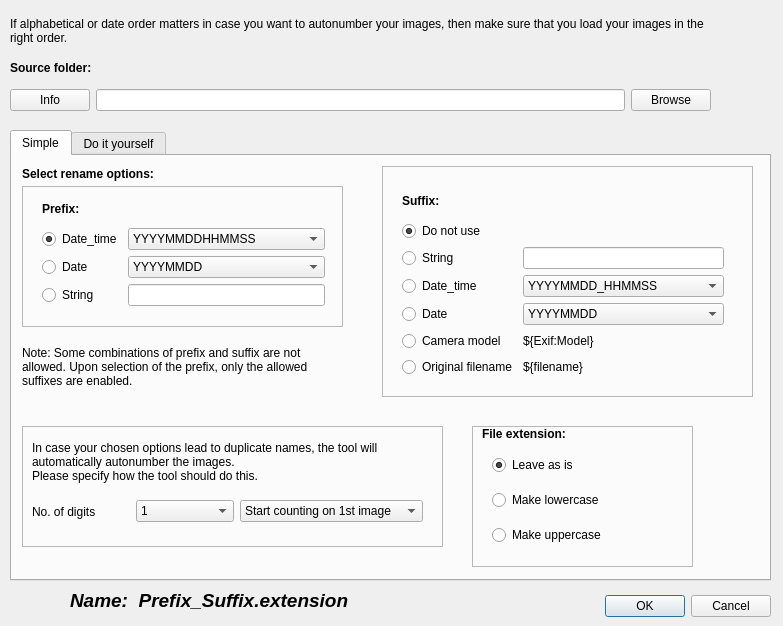
<?xml version="1.0" encoding="UTF-8"?>
<ui version="4.0">
 <class>Dialog_rename_files</class>
 <widget class="QDialog" name="Dialog_rename_files">
  <property name="geometry">
   <rect>
    <x>0</x>
    <y>0</y>
    <width>783</width>
    <height>626</height>
   </rect>
  </property>
  <property name="windowTitle">
   <string>Rename photos</string>
  </property>
  <widget class="QDialogButtonBox" name="buttonBox">
   <property name="geometry">
    <rect>
     <x>440</x>
     <y>590</y>
     <width>331</width>
     <height>32</height>
    </rect>
   </property>
   <property name="orientation">
    <enum>Qt::Horizontal</enum>
   </property>
   <property name="standardButtons">
    <set>QDialogButtonBox::Cancel|QDialogButtonBox::Ok</set>
   </property>
  </widget>
  <widget class="QLabel" name="label">
   <property name="geometry">
    <rect>
     <x>10</x>
     <y>10</y>
     <width>721</width>
     <height>41</height>
    </rect>
   </property>
   <property name="text">
    <string>If alphabetical or date order matters in case you want to autonumber your images, then make sure that you load your images in the right order.</string>
   </property>
   <property name="wordWrap">
    <bool>true</bool>
   </property>
  </widget>
  <widget class="QLabel" name="label_5">
   <property name="geometry">
    <rect>
     <x>70</x>
     <y>580</y>
     <width>441</width>
     <height>41</height>
    </rect>
   </property>
   <property name="font">
    <font>
     <pointsize>14</pointsize>
     <weight>75</weight>
     <italic>true</italic>
     <bold>true</bold>
    </font>
   </property>
   <property name="text">
    <string>Name:  Prefix_Suffix.extension</string>
   </property>
  </widget>
  <widget class="QTabWidget" name="tabWidget">
   <property name="geometry">
    <rect>
     <x>10</x>
     <y>130</y>
     <width>761</width>
     <height>451</height>
    </rect>
   </property>
   <property name="currentIndex">
    <number>0</number>
   </property>
   <widget class="QWidget" name="simple">
    <attribute name="title">
     <string>Simple</string>
    </attribute>
    <widget class="QFrame" name="frame">
     <property name="geometry">
      <rect>
       <x>460</x>
       <y>270</y>
       <width>221</width>
       <height>141</height>
      </rect>
     </property>
     <property name="frameShape">
      <enum>QFrame::StyledPanel</enum>
     </property>
     <property name="frameShadow">
      <enum>QFrame::Raised</enum>
     </property>
     <property name="lineWidth">
      <number>2</number>
     </property>
     <widget class="QLabel" name="label_2">
      <property name="geometry">
       <rect>
        <x>10</x>
        <y>0</y>
        <width>151</width>
        <height>16</height>
       </rect>
      </property>
      <property name="font">
       <font>
        <weight>75</weight>
        <bold>true</bold>
       </font>
      </property>
      <property name="text">
       <string>File extension:</string>
      </property>
     </widget>
     <widget class="QWidget" name="verticalLayoutWidget">
      <property name="geometry">
       <rect>
        <x>10</x>
        <y>20</y>
        <width>191</width>
        <height>111</height>
       </rect>
      </property>
      <layout class="QVBoxLayout" name="verticalLayout">
       <property name="leftMargin">
        <number>10</number>
       </property>
       <item>
        <widget class="QRadioButton" name="radioButton_fileext_asis">
         <property name="text">
          <string>Leave as is</string>
         </property>
         <property name="checked">
          <bool>true</bool>
         </property>
        </widget>
       </item>
       <item>
        <widget class="QRadioButton" name="radioButton_fileext_tolower">
         <property name="text">
          <string>Make lowercase</string>
         </property>
        </widget>
       </item>
       <item>
        <widget class="QRadioButton" name="radioButton_fileext_toupper">
         <property name="text">
          <string>Make uppercase</string>
         </property>
        </widget>
       </item>
      </layout>
     </widget>
    </widget>
    <widget class="QLabel" name="label_3">
     <property name="geometry">
      <rect>
       <x>10</x>
       <y>10</y>
       <width>281</width>
       <height>16</height>
      </rect>
     </property>
     <property name="font">
      <font>
       <weight>75</weight>
       <bold>true</bold>
      </font>
     </property>
     <property name="text">
      <string>Select rename options:</string>
     </property>
    </widget>
    <widget class="QFrame" name="frame_6">
     <property name="geometry">
      <rect>
       <x>10</x>
       <y>270</y>
       <width>421</width>
       <height>121</height>
      </rect>
     </property>
     <property name="frameShape">
      <enum>QFrame::StyledPanel</enum>
     </property>
     <property name="frameShadow">
      <enum>QFrame::Raised</enum>
     </property>
     <property name="lineWidth">
      <number>2</number>
     </property>
     <widget class="QLabel" name="label_12">
      <property name="geometry">
       <rect>
        <x>10</x>
        <y>10</y>
        <width>381</width>
        <height>51</height>
       </rect>
      </property>
      <property name="text">
       <string>In case your chosen options lead to duplicate names, the tool will automatically autonumber the images.
Please specify how the tool should do this.</string>
      </property>
      <property name="wordWrap">
       <bool>true</bool>
      </property>
     </widget>
     <widget class="QWidget" name="horizontalLayoutWidget_2">
      <property name="geometry">
       <rect>
        <x>10</x>
        <y>60</y>
        <width>391</width>
        <height>51</height>
       </rect>
      </property>
      <layout class="QHBoxLayout" name="horizontalLayout_2">
       <item>
        <widget class="QLabel" name="label_13">
         <property name="text">
          <string>No. of digits</string>
         </property>
        </widget>
       </item>
       <item>
        <widget class="QComboBox" name="comboBox_digits">
         <item>
          <property name="text">
           <string>1</string>
          </property>
         </item>
         <item>
          <property name="text">
           <string>2</string>
          </property>
         </item>
         <item>
          <property name="text">
           <string>3</string>
          </property>
         </item>
         <item>
          <property name="text">
           <string>4</string>
          </property>
         </item>
         <item>
          <property name="text">
           <string>5</string>
          </property>
         </item>
         <item>
          <property name="text">
           <string>6</string>
          </property>
         </item>
        </widget>
       </item>
       <item>
        <widget class="QComboBox" name="comboBox_startcount">
         <item>
          <property name="text">
           <string>Start counting on 1st image</string>
          </property>
         </item>
         <item>
          <property name="text">
           <string>Start counting on 2nd image</string>
          </property>
         </item>
        </widget>
       </item>
      </layout>
     </widget>
    </widget>
    <widget class="QFrame" name="frame_4">
     <property name="geometry">
      <rect>
       <x>370</x>
       <y>10</y>
       <width>371</width>
       <height>231</height>
      </rect>
     </property>
     <property name="frameShape">
      <enum>QFrame::StyledPanel</enum>
     </property>
     <property name="frameShadow">
      <enum>QFrame::Raised</enum>
     </property>
     <property name="lineWidth">
      <number>2</number>
     </property>
     <widget class="QWidget" name="gridLayoutWidget_2">
      <property name="geometry">
       <rect>
        <x>10</x>
        <y>10</y>
        <width>342</width>
        <height>211</height>
       </rect>
      </property>
      <layout class="QGridLayout" name="gridLayout_2">
       <property name="margin">
        <number>10</number>
       </property>
       <item row="2" column="2">
        <widget class="QLineEdit" name="suffix_string"/>
       </item>
       <item row="3" column="0">
        <widget class="QRadioButton" name="radioButton_suffix_datetime">
         <property name="text">
          <string>Date_time</string>
         </property>
         <property name="checked">
          <bool>false</bool>
         </property>
        </widget>
       </item>
       <item row="0" column="0">
        <widget class="QLabel" name="label_6">
         <property name="font">
          <font>
           <weight>75</weight>
           <bold>true</bold>
          </font>
         </property>
         <property name="text">
          <string>Suffix:</string>
         </property>
        </widget>
       </item>
       <item row="2" column="0">
        <widget class="QRadioButton" name="radioButton_suffix_string">
         <property name="text">
          <string>String</string>
         </property>
         <property name="checked">
          <bool>false</bool>
         </property>
        </widget>
       </item>
       <item row="3" column="2">
        <widget class="QComboBox" name="comboBox_suffix_datetime">
         <item>
          <property name="text">
           <string>YYYYMMDD_HHMMSS</string>
          </property>
         </item>
         <item>
          <property name="text">
           <string>YYYMMDD-HHMMSS</string>
          </property>
         </item>
         <item>
          <property name="text">
           <string>YYYY_MM_DD_HH_MM_SS</string>
          </property>
         </item>
         <item>
          <property name="text">
           <string>YYYY-MM-DD-HH-MM-SS</string>
          </property>
         </item>
        </widget>
       </item>
       <item row="4" column="2">
        <widget class="QComboBox" name="comboBox_suffix_date">
         <item>
          <property name="text">
           <string>YYYYMMDD</string>
          </property>
         </item>
         <item>
          <property name="text">
           <string>YYYY_MM_DD</string>
          </property>
         </item>
         <item>
          <property name="text">
           <string>YYYY-MM-DD</string>
          </property>
         </item>
        </widget>
       </item>
       <item row="4" column="0">
        <widget class="QRadioButton" name="radioButton_suffix_date">
         <property name="text">
          <string>Date</string>
         </property>
        </widget>
       </item>
       <item row="1" column="0">
        <widget class="QRadioButton" name="radioButton_suffix_donotuse">
         <property name="text">
          <string>Do not use</string>
         </property>
         <property name="checked">
          <bool>true</bool>
         </property>
        </widget>
       </item>
       <item row="5" column="0">
        <widget class="QRadioButton" name="radioButton_model">
         <property name="text">
          <string>Camera model</string>
         </property>
        </widget>
       </item>
       <item row="5" column="2">
        <widget class="QLabel" name="label_8">
         <property name="text">
          <string>${Exif:Model}</string>
         </property>
        </widget>
       </item>
       <item row="6" column="0">
        <widget class="QRadioButton" name="radioButton_orgfilename">
         <property name="text">
          <string>Original filename</string>
         </property>
        </widget>
       </item>
       <item row="6" column="2">
        <widget class="QLabel" name="label_9">
         <property name="text">
          <string>${filename}</string>
         </property>
        </widget>
       </item>
      </layout>
     </widget>
    </widget>
    <widget class="QFrame" name="frame_3">
     <property name="geometry">
      <rect>
       <x>10</x>
       <y>30</y>
       <width>321</width>
       <height>141</height>
      </rect>
     </property>
     <property name="frameShape">
      <enum>QFrame::StyledPanel</enum>
     </property>
     <property name="frameShadow">
      <enum>QFrame::Raised</enum>
     </property>
     <property name="lineWidth">
      <number>2</number>
     </property>
     <widget class="QWidget" name="gridLayoutWidget">
      <property name="geometry">
       <rect>
        <x>10</x>
        <y>0</y>
        <width>303</width>
        <height>130</height>
       </rect>
      </property>
      <layout class="QGridLayout" name="gridLayout">
       <property name="margin">
        <number>10</number>
       </property>
       <item row="0" column="0">
        <widget class="QLabel" name="label_4">
         <property name="font">
          <font>
           <weight>75</weight>
           <bold>true</bold>
          </font>
         </property>
         <property name="text">
          <string>Prefix:</string>
         </property>
        </widget>
       </item>
       <item row="2" column="1">
        <widget class="QComboBox" name="comboBox_prefix_date">
         <item>
          <property name="text">
           <string>YYYYMMDD</string>
          </property>
         </item>
         <item>
          <property name="text">
           <string>YYYY_MM_DD</string>
          </property>
         </item>
         <item>
          <property name="text">
           <string>YYYY-MM-DD</string>
          </property>
         </item>
        </widget>
       </item>
       <item row="1" column="0">
        <widget class="QRadioButton" name="radioButton_prefix_datetime">
         <property name="text">
          <string>Date_time</string>
         </property>
         <property name="checked">
          <bool>true</bool>
         </property>
        </widget>
       </item>
       <item row="2" column="0">
        <widget class="QRadioButton" name="radioButton_prefix_date">
         <property name="text">
          <string>Date</string>
         </property>
        </widget>
       </item>
       <item row="1" column="1">
        <widget class="QComboBox" name="comboBox_prefix_datetime">
         <item>
          <property name="text">
           <string>YYYYMMDDHHMMSS</string>
          </property>
         </item>
         <item>
          <property name="text">
           <string>YYYYMMDD_HHMMSS</string>
          </property>
         </item>
         <item>
          <property name="text">
           <string>YYYMMDD-HHMMSS</string>
          </property>
         </item>
         <item>
          <property name="text">
           <string>YYYY_MM_DD_HH_MM_SS</string>
          </property>
         </item>
         <item>
          <property name="text">
           <string>YYYY-MM-DD-HH-MM-SS</string>
          </property>
         </item>
        </widget>
       </item>
       <item row="3" column="0">
        <widget class="QRadioButton" name="radioButton_prefix_string">
         <property name="text">
          <string>String</string>
         </property>
        </widget>
       </item>
       <item row="3" column="1">
        <widget class="QLineEdit" name="prefix_string"/>
       </item>
      </layout>
     </widget>
    </widget>
    <widget class="QLabel" name="label_20">
     <property name="geometry">
      <rect>
       <x>10</x>
       <y>180</y>
       <width>321</width>
       <height>61</height>
      </rect>
     </property>
     <property name="text">
      <string>Note: Some combinations of prefix and suffix are not allowed. Upon selection of the prefix, only the allowed suffixes are enabled.</string>
     </property>
     <property name="wordWrap">
      <bool>true</bool>
     </property>
    </widget>
   </widget>
   <widget class="QWidget" name="doityourself">
    <attribute name="title">
     <string>Do it yourself</string>
    </attribute>
    <widget class="QWidget" name="gridLayoutWidget_3">
     <property name="geometry">
      <rect>
       <x>20</x>
       <y>10</y>
       <width>721</width>
       <height>391</height>
      </rect>
     </property>
     <layout class="QGridLayout" name="gridLayout_3">
      <item row="3" column="0">
       <widget class="QLabel" name="label_14">
        <property name="text">
         <string>d04 : date_time (YYYY_MM_DD_HH_MM_SS)</string>
        </property>
       </widget>
      </item>
      <item row="0" column="0">
       <widget class="QLabel" name="label_7">
        <property name="text">
         <string>d01 : date_time (YYYYMMDDHHMMSS)</string>
        </property>
       </widget>
      </item>
      <item row="6" column="0">
       <widget class="QLabel" name="label_17">
        <property name="text">
         <string>d07 : date (YYYY_MM_DD)</string>
        </property>
       </widget>
      </item>
      <item row="4" column="0">
       <widget class="QLabel" name="label_15">
        <property name="text">
         <string>d05 : date_time (YYYY-MM-DD-HH-MM-SS)</string>
        </property>
       </widget>
      </item>
      <item row="5" column="0">
       <widget class="QLabel" name="label_16">
        <property name="text">
         <string>d06 : date (YYYYMMDD)</string>
        </property>
       </widget>
      </item>
      <item row="2" column="0">
       <widget class="QLabel" name="label_11">
        <property name="text">
         <string>d03 : date_time (YYYYMMDD-HHMMS)</string>
        </property>
       </widget>
      </item>
      <item row="1" column="0">
       <widget class="QLabel" name="label_10">
        <property name="text">
         <string>do2 : date_time (YYYYMMDD_HHMMSS)</string>
        </property>
       </widget>
      </item>
      <item row="7" column="0">
       <widget class="QLabel" name="label_18">
        <property name="text">
         <string>d08 : date (YYYY-MM-DD)</string>
        </property>
       </widget>
      </item>
     </layout>
    </widget>
   </widget>
  </widget>
  <widget class="QWidget" name="horizontalLayoutWidget">
   <property name="geometry">
    <rect>
     <x>10</x>
     <y>80</y>
     <width>701</width>
     <height>41</height>
    </rect>
   </property>
   <layout class="QHBoxLayout" name="horizontalLayout">
    <item>
     <widget class="QPushButton" name="button_rename_info">
      <property name="text">
       <string>Info</string>
      </property>
     </widget>
    </item>
    <item>
     <widget class="QLineEdit" name="LineEdit_rename_source_folder"/>
    </item>
    <item>
     <widget class="QPushButton" name="button_rename_browse">
      <property name="text">
       <string>Browse</string>
      </property>
     </widget>
    </item>
   </layout>
  </widget>
  <widget class="QLabel" name="label_19">
   <property name="geometry">
    <rect>
     <x>10</x>
     <y>60</y>
     <width>241</width>
     <height>16</height>
    </rect>
   </property>
   <property name="font">
    <font>
     <weight>75</weight>
     <bold>true</bold>
    </font>
   </property>
   <property name="text">
    <string>Source folder:</string>
   </property>
  </widget>
 </widget>
 <resources/>
 <connections>
  <connection>
   <sender>buttonBox</sender>
   <signal>accepted()</signal>
   <receiver>Dialog_rename_files</receiver>
   <slot>accept()</slot>
   <hints>
    <hint type="sourcelabel">
     <x>248</x>
     <y>254</y>
    </hint>
    <hint type="destinationlabel">
     <x>157</x>
     <y>274</y>
    </hint>
   </hints>
  </connection>
  <connection>
   <sender>buttonBox</sender>
   <signal>rejected()</signal>
   <receiver>Dialog_rename_files</receiver>
   <slot>reject()</slot>
   <hints>
    <hint type="sourcelabel">
     <x>316</x>
     <y>260</y>
    </hint>
    <hint type="destinationlabel">
     <x>286</x>
     <y>274</y>
    </hint>
   </hints>
  </connection>
 </connections>
</ui>
